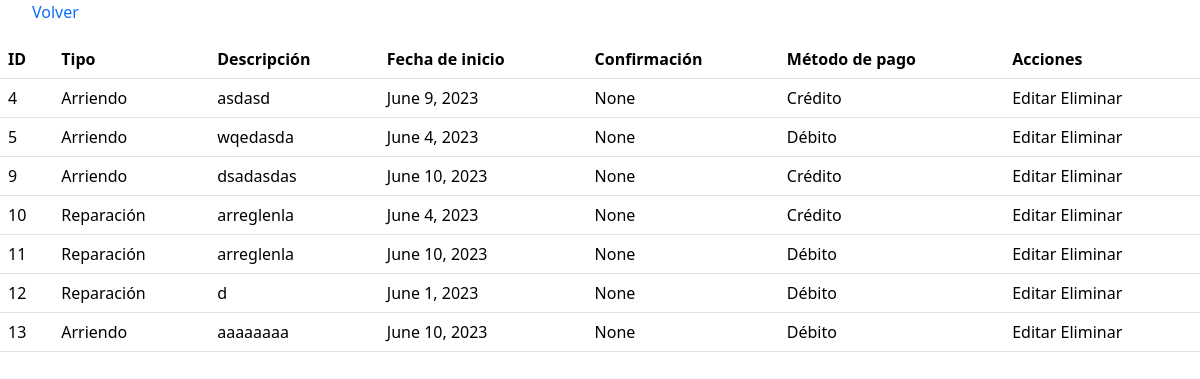
Screenshot of /ver_solicitudes with the database file from the repository.
### bmb/models.py (models this page shows, shortened)
class Solicitud(models.Model):
    descripcion = models.TextField()
    fecha_inicio = models.DateField()
    fecha_termino = models.DateField(null=True)
    confirmacion = models.CharField(max_length=20, null=True)
    usuario = models.ForeignKey('Usuario', on_delete=models.CASCADE)
    metodo_pago = models.ForeignKey(MetodoPago, on_delete=models.CASCADE)
    tipo_soli = models.ForeignKey(TipoSoli, on_delete=models.CASCADE)

class TipoSoli(models.Model):
    nombre = models.CharField(max_length=50)
    def __str__(self):
        return self.nombre

class MetodoPago(models.Model):
    nombre = models.CharField(max_length=50)
    def __str__(self):
        return self.nombre

### bmb/views.py (the view)
# urls.py: path('ver_solicitudes', views.ver_solicitudes, name='ver_solicitudes'),
def ver_solicitudes(request):
    nombre = request.GET.get('nombre')  # Obtener el valor del parámetro 'nombre' de la solicitud GET
    if nombre is None:
        solicitudes = Solicitud.objects.all()
    else:
        solicitudes = Solicitud.objects.filter(tipo_soli__nombre=nombre)
    return render(request, 'ver_solicitudes.html', {'solicitudes': solicitudes})

### bmb/templates/ver_solicitudes.html (shortened to what this page needs)
{% load bootstrap5 %}
{% bootstrap_css %}
<table class="table">
  <thead class="thead-dark">
    <tr>
      <th>ID</th>
      <th>Tipo</th>
      <th>Descripción</th>
      <th>Fecha de inicio</th>
      <th>Confirmación</th>
      <th>Método de pago</th>
      <th>Acciones</th>
    </tr>
  </thead>
  <tbody>
    {% for solicitud in solicitudes %}
    <tr>
      <td>{{ solicitud.id }}</td>
      <td>{{ solicitud.tipo_soli }}</td>
      <td>{{ solicitud.descripcion }}</td>
      <td>{{ solicitud.fecha_inicio }}</td>
      <td>{{ solicitud.confirmacion }}</td>
      <td>{{ solicitud.metodo_pago }}</td>
    <td>
      <a class="text-reset" href="{% url 'modificar_solicitud' solicitud.id %}">Editar</a>
      <a class="text-reset" href="{% url 'eliminar_solicitud' solicitud.id %}">Eliminar</a>
    </td>
  </tr>
  {% endfor %}
  <ul style="list-style: none;">
  <li><a href="{% url 'index' %}">Volver</a> </li>
  </ul>
  </tbody>
</table>

### bmb/templates/ver_solicitudes.html (style rules this page uses)
a { text-decoration: none; }

### rows the page displays
Solicitud: id "4", tipo_soli "Arriendo", descripcion "asdasd", fecha_inicio "June 9, 2023", confirmacion "None", metodo_pago "Crédito"
Solicitud: id "5", tipo_soli "Arriendo", descripcion "wqedasda", fecha_inicio "June 4, 2023", confirmacion "None", metodo_pago "Débito"
Solicitud: id "9", tipo_soli "Arriendo", descripcion "dsadasdas", fecha_inicio "June 10, 2023", confirmacion "None", metodo_pago "Crédito"
Solicitud: id "10", tipo_soli "Reparación", descripcion "arreglenla", fecha_inicio "June 4, 2023", confirmacion "None", metodo_pago "Crédito"
Solicitud: id "11", tipo_soli "Reparación", descripcion "arreglenla", fecha_inicio "June 10, 2023", confirmacion "None", metodo_pago "Débito"
Solicitud: id "12", tipo_soli "Reparación", descripcion "d", fecha_inicio "June 1, 2023", confirmacion "None", metodo_pago "Débito"
Solicitud: id "13", tipo_soli "Arriendo", descripcion "aaaaaaaa", fecha_inicio "June 10, 2023", confirmacion "None", metodo_pago "Débito"
